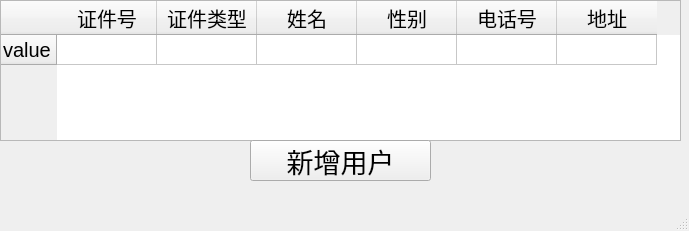
<?xml version="1.0" encoding="UTF-8"?>
<ui version="4.0">
 <class>editUserWin</class>
 <widget class="QMainWindow" name="editUserWin">
  <property name="geometry">
   <rect>
    <x>0</x>
    <y>0</y>
    <width>689</width>
    <height>231</height>
   </rect>
  </property>
  <property name="windowTitle">
   <string>MainWindow</string>
  </property>
  <widget class="QWidget" name="centralwidget">
   <widget class="QTableWidget" name="tableWidget">
    <property name="geometry">
     <rect>
      <x>0</x>
      <y>0</y>
      <width>681</width>
      <height>141</height>
     </rect>
    </property>
    <property name="sizePolicy">
     <sizepolicy hsizetype="Fixed" vsizetype="Expanding">
      <horstretch>0</horstretch>
      <verstretch>0</verstretch>
     </sizepolicy>
    </property>
    <property name="font">
     <font>
      <pointsize>16</pointsize>
     </font>
    </property>
    <property name="textElideMode">
     <enum>Qt::ElideMiddle</enum>
    </property>
    <row>
     <property name="text">
      <string>value</string>
     </property>
     <property name="font">
      <font>
       <pointsize>15</pointsize>
      </font>
     </property>
    </row>
    <column>
     <property name="text">
      <string>证件号</string>
     </property>
     <property name="font">
      <font>
       <pointsize>15</pointsize>
      </font>
     </property>
    </column>
    <column>
     <property name="text">
      <string>证件类型</string>
     </property>
     <property name="font">
      <font>
       <pointsize>15</pointsize>
      </font>
     </property>
    </column>
    <column>
     <property name="text">
      <string>姓名</string>
     </property>
     <property name="font">
      <font>
       <pointsize>15</pointsize>
      </font>
     </property>
    </column>
    <column>
     <property name="text">
      <string>性别</string>
     </property>
     <property name="font">
      <font>
       <pointsize>15</pointsize>
      </font>
     </property>
    </column>
    <column>
     <property name="text">
      <string>电话号</string>
     </property>
     <property name="font">
      <font>
       <pointsize>15</pointsize>
      </font>
     </property>
    </column>
    <column>
     <property name="text">
      <string>地址</string>
     </property>
     <property name="font">
      <font>
       <pointsize>15</pointsize>
      </font>
     </property>
    </column>
   </widget>
   <widget class="QPushButton" name="pushButton">
    <property name="geometry">
     <rect>
      <x>250</x>
      <y>140</y>
      <width>181</width>
      <height>41</height>
     </rect>
    </property>
    <property name="font">
     <font>
      <pointsize>20</pointsize>
     </font>
    </property>
    <property name="text">
     <string>新增用户</string>
    </property>
   </widget>
  </widget>
  <widget class="QMenuBar" name="menubar">
   <property name="geometry">
    <rect>
     <x>0</x>
     <y>0</y>
     <width>689</width>
     <height>23</height>
    </rect>
   </property>
  </widget>
  <widget class="QStatusBar" name="statusbar"/>
 </widget>
 <resources/>
 <connections/>
</ui>
